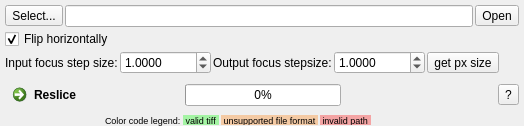
         <widget class="QWidget" name="ImageStack">
          <attribute name="title">
           <string>Image stack</string>
          </attribute>
          <layout class="QVBoxLayout" name="verticalLayout_6">
           <property name="spacing">
            <number>2</number>
           </property>
           <property name="leftMargin">
            <number>5</number>
           </property>
           <property name="topMargin">
            <number>5</number>
           </property>
           <property name="rightMargin">
            <number>5</number>
           </property>
           <property name="bottomMargin">
            <number>0</number>
           </property>
           <item>
            <layout class="QHBoxLayout" name="horizontalLayout_12">
             <item>
              <widget class="QToolButton" name="toolButton_ImageStackSelect">
               <property name="text">
                <string>Select...</string>
               </property>
              </widget>
             </item>
             <item>
              <widget class="QLineEditFilePath" name="lineEdit_ImageStackPath"/>
             </item>
             <item>
              <widget class="QToolButton" name="toolButton_ImageStackOpen">
               <property name="text">
                <string>Open</string>
               </property>
              </widget>
             </item>
            </layout>
           </item>
           <item>
            <layout class="QHBoxLayout" name="horizontalLayout_47">
             <item>
              <widget class="QCheckBox" name="checkBox_ImageStackFlip">
               <property name="text">
                <string>Flip horizontally</string>
               </property>
               <property name="checked">
                <bool>true</bool>
               </property>
              </widget>
             </item>
             <item>
              <spacer name="horizontalSpacer_3">
               <property name="orientation">
                <enum>Qt::Horizontal</enum>
               </property>
               <property name="sizeHint" stdset="0">
                <size>
                 <width>40</width>
                 <height>20</height>
                </size>
               </property>
              </spacer>
             </item>
            </layout>
           </item>
           <item>
            <layout class="QHBoxLayout" name="horizontalLayout_13">
             <item>
              <widget class="QLabel" name="label_14">
               <property name="text">
                <string>Input focus step size:</string>
               </property>
              </widget>
             </item>
             <item>
              <widget class="QDoubleSpinBox" name="doubleSpinBox_ImageStackFocusStepSizeOrig">
               <property name="decimals">
                <number>4</number>
               </property>
               <property name="minimum">
                <double>0.000100000000000</double>
               </property>
               <property name="maximum">
                <double>10000.000000000000000</double>
               </property>
               <property name="value">
                <double>1.000000000000000</double>
               </property>
              </widget>
             </item>
             <item>
              <widget class="QLabel" name="label_15">
               <property name="text">
                <string>Output focus stepsize:</string>
               </property>
              </widget>
             </item>
             <item>
              <widget class="QDoubleSpinBox" name="doubleSpinBox_ImageStackFocusStepSizeReslized">
               <property name="decimals">
                <number>4</number>
               </property>
               <property name="minimum">
                <double>0.000100000000000</double>
               </property>
               <property name="maximum">
                <double>10000.000000000000000</double>
               </property>
               <property name="value">
                <double>1.000000000000000</double>
               </property>
              </widget>
             </item>
             <item>
              <widget class="QToolButton" name="toolButton_ImageStackGetPixelSize">
               <property name="text">
                <string>get px size</string>
               </property>
              </widget>
             </item>
             <item>
              <spacer name="horizontalSpacer_50">
               <property name="orientation">
                <enum>Qt::Horizontal</enum>
               </property>
               <property name="sizeType">
                <enum>QSizePolicy::Expanding</enum>
               </property>
               <property name="sizeHint" stdset="0">
                <size>
                 <width>20</width>
                 <height>20</height>
                </size>
               </property>
              </spacer>
             </item>
            </layout>
           </item>
           <item>
            <spacer name="verticalSpacer_5">
             <property name="orientation">
              <enum>Qt::Vertical</enum>
             </property>
             <property name="sizeHint" stdset="0">
              <size>
               <width>20</width>
               <height>1</height>
              </size>
             </property>
            </spacer>
           </item>
           <item>
            <layout class="QHBoxLayout" name="horizontalLayout_14">
             <item>
              <widget class="QCommandLinkButton" name="commandLinkButton_Reslice">
               <property name="text">
                <string>Reslice</string>
               </property>
              </widget>
             </item>
             <item>
              <spacer name="horizontalSpacer_15">
               <property name="orientation">
                <enum>Qt::Horizontal</enum>
               </property>
               <property name="sizeType">
                <enum>QSizePolicy::Fixed</enum>
               </property>
               <property name="sizeHint" stdset="0">
                <size>
                 <width>10</width>
                 <height>20</height>
                </size>
               </property>
              </spacer>
             </item>
             <item>
              <widget class="QProgressBar" name="progressBar_ImageStack">
               <property name="value">
                <number>0</number>
               </property>
              </widget>
             </item>
             <item>
              <spacer name="horizontalSpacer_9">
               <property name="orientation">
                <enum>Qt::Horizontal</enum>
               </property>
               <property name="sizeHint" stdset="0">
                <size>
                 <width>40</width>
                 <height>20</height>
                </size>
               </property>
              </spacer>
             </item>
             <item>
              <widget class="QToolButton" name="toolButton_ImageStackHelp">
               <property name="text">
                <string>?</string>
               </property>
              </widget>
             </item>
            </layout>
           </item>
           <item>
            <layout class="QHBoxLayout" name="horizontalLayout_20">
             <item>
              <spacer name="horizontalSpacer_16">
               <property name="orientation">
                <enum>Qt::Horizontal</enum>
               </property>
               <property name="sizeType">
                <enum>QSizePolicy::Fixed</enum>
               </property>
               <property name="sizeHint" stdset="0">
                <size>
                 <width>100</width>
                 <height>10</height>
                </size>
               </property>
              </spacer>
             </item>
             <item>
              <widget class="QLabel" name="label_20">
               <property name="maximumSize">
                <size>
                 <width>16777215</width>
                 <height>20</height>
                </size>
               </property>
               <property name="font">
                <font>
                 <pointsize>7</pointsize>
                </font>
               </property>
               <property name="text">
                <string>Color code legend:</string>
               </property>
              </widget>
             </item>
             <item>
              <widget class="QLabel" name="label_21">
               <property name="minimumSize">
                <size>
                 <width>0</width>
                 <height>0</height>
                </size>
               </property>
               <property name="maximumSize">
                <size>
                 <width>16777215</width>
                 <height>10</height>
                </size>
               </property>
               <property name="font">
                <font>
                 <pointsize>7</pointsize>
                </font>
               </property>
               <property name="styleSheet">
                <string notr="true">background-color: rgba(0,255,0,80);</string>
               </property>
               <property name="text">
                <string> valid tiff </string>
               </property>
              </widget>
             </item>
             <item>
              <widget class="QLabel" name="label_22">
               <property name="maximumSize">
                <size>
                 <width>16777215</width>
                 <height>10</height>
                </size>
               </property>
               <property name="font">
                <font>
                 <pointsize>7</pointsize>
                </font>
               </property>
               <property name="styleSheet">
                <string notr="true">background-color: rgba(255,120,0,80);</string>
               </property>
               <property name="text">
                <string> unsupported file format </string>
               </property>
              </widget>
             </item>
             <item>
              <widget class="QLabel" name="label_23">
               <property name="minimumSize">
                <size>
                 <width>0</width>
                 <height>0</height>
                </size>
               </property>
               <property name="maximumSize">
                <size>
                 <width>16777215</width>
                 <height>10</height>
                </size>
               </property>
               <property name="font">
                <font>
                 <pointsize>7</pointsize>
                </font>
               </property>
               <property name="styleSheet">
                <string notr="true">background-color: rgba(255,0,0,80);</string>
               </property>
               <property name="text">
                <string> invalid path </string>
               </property>
              </widget>
             </item>
             <item>
              <spacer name="horizontalSpacer_17">
               <property name="orientation">
                <enum>Qt::Horizontal</enum>
               </property>
               <property name="sizeHint" stdset="0">
                <size>
                 <width>40</width>
                 <height>10</height>
                </size>
               </property>
              </spacer>
             </item>
            </layout>
           </item>
          </layout>
         </widget>
